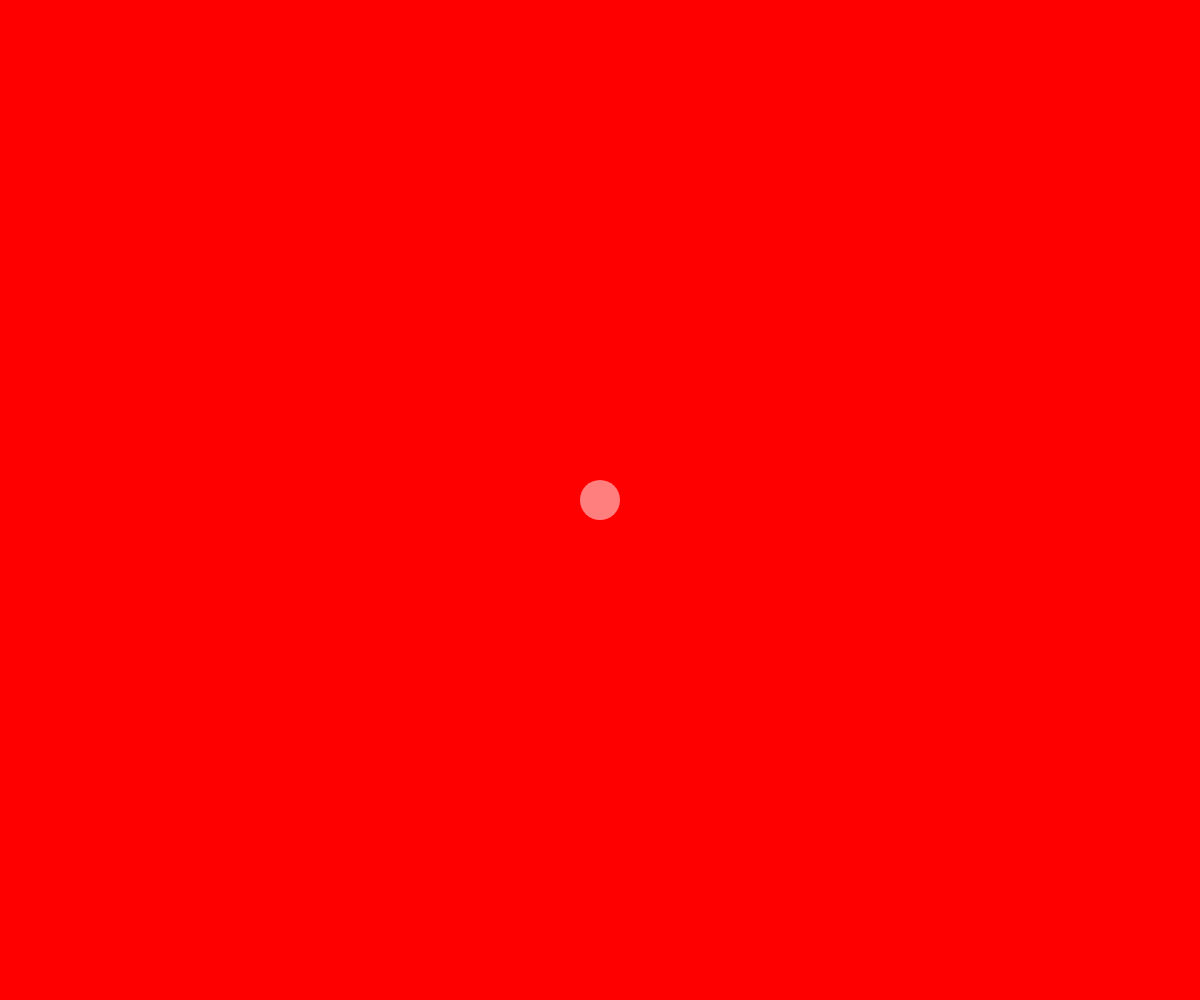
Frame 1 (no input)
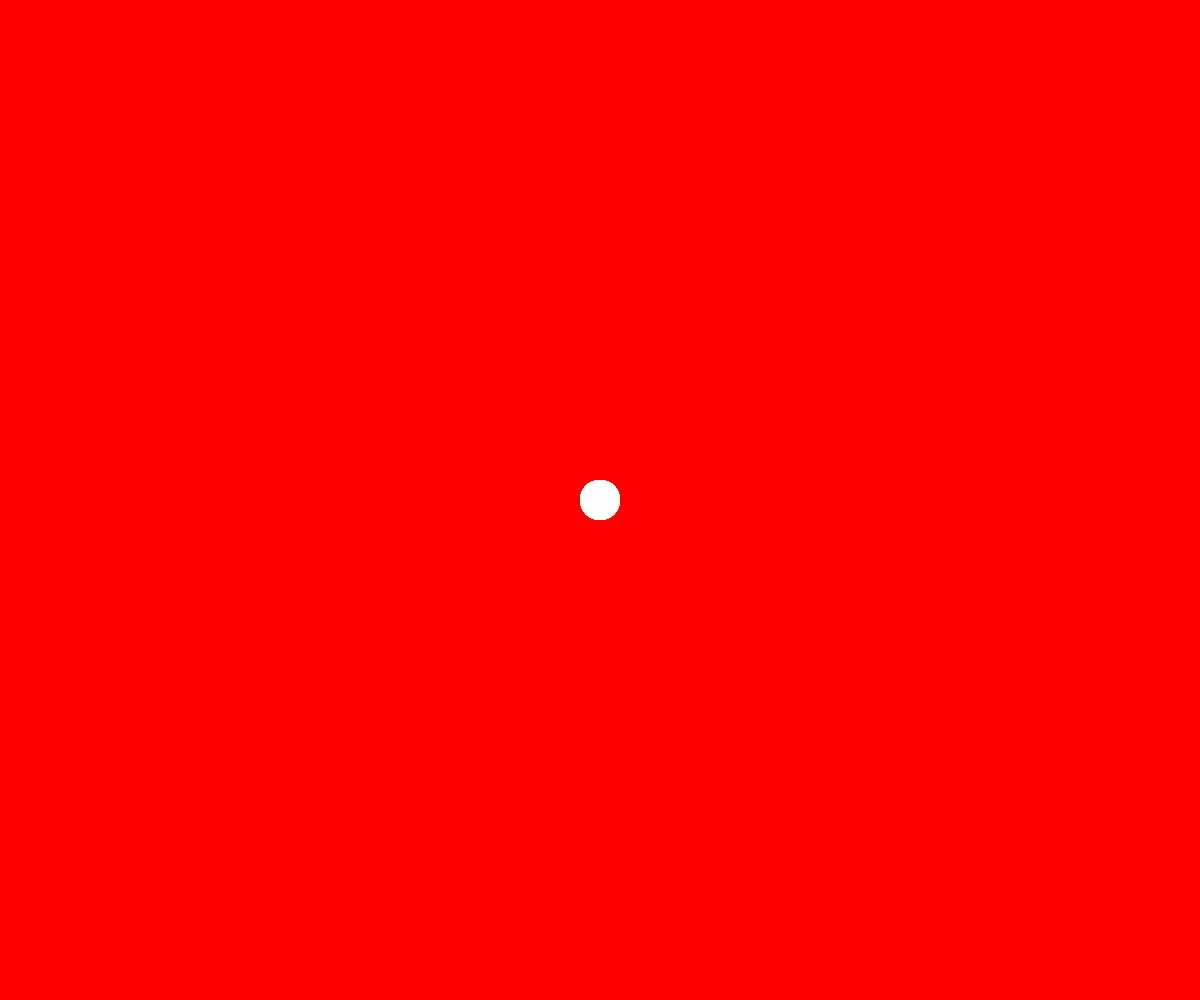
Frame 60 (no input)
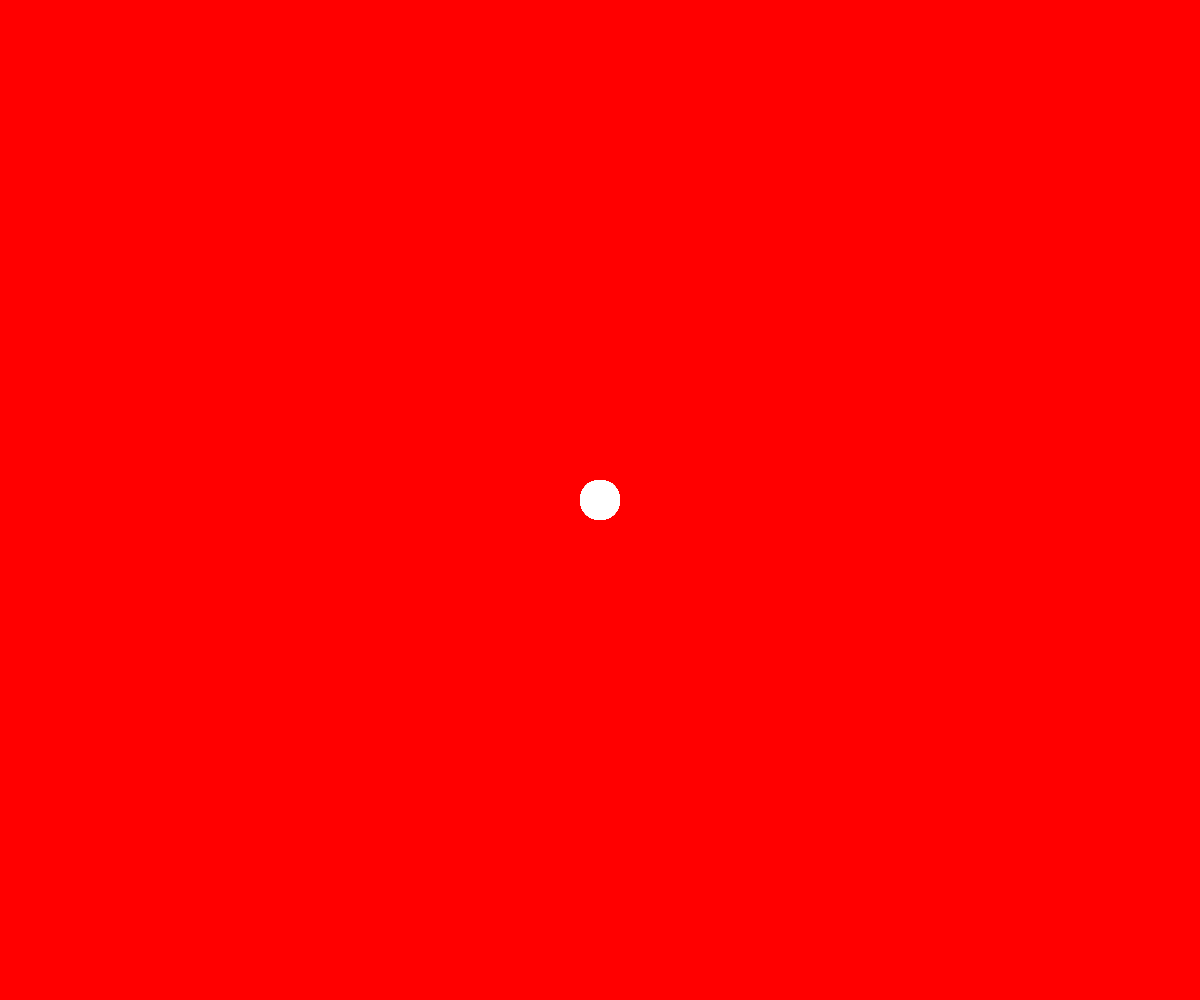
Frame 120 (the mouse pressed at the canvas centre since frame 60)

The p5.js sketch that drew these frames (run headless with seeded random() and noise() and a simulated clock; from frame 60 on, the mouse is pressed at the canvas centre):

// p5.js sketch
// ── sketch.js
function setup() {
 createCanvas(windowWidth, windowHeight);
 background(255, 0, 0);
}

function draw() {
  fill(255, 127);
  noStroke();
  ellipse(width/2, height/2, 40, 40);
}
